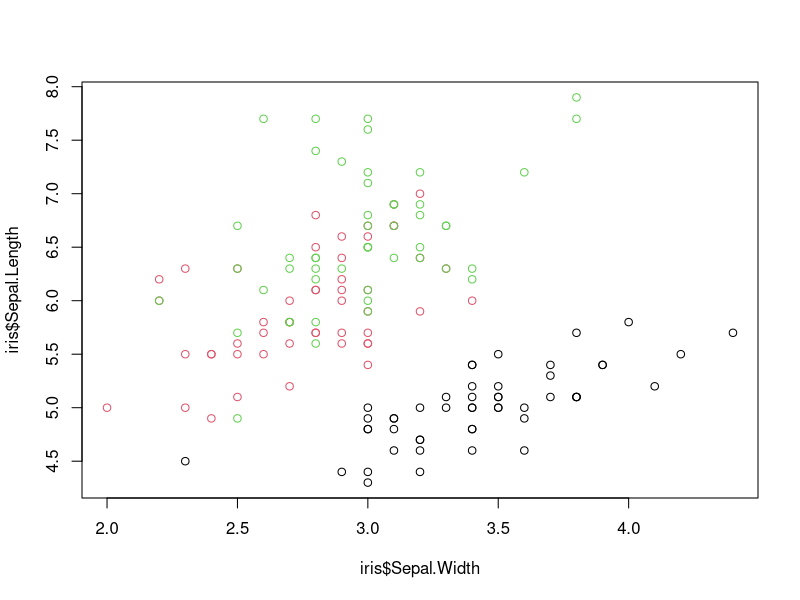

The R script that drew this image:
## ---- chunk 1
data(iris)
#produce an xy plot of the iris data
plot(x=iris$Sepal.Width, y=iris$Sepal.Length,col=iris$Species)

#save species to a new varaible
Spec <- iris$Species
## ---- chunk 2
table(Spec)
## ---- chunk 3
#standard formatting of table
iris[1:10,]
## ---- chunk 4
library(knitr)
#kable formatting
kable(iris[1:10,])
